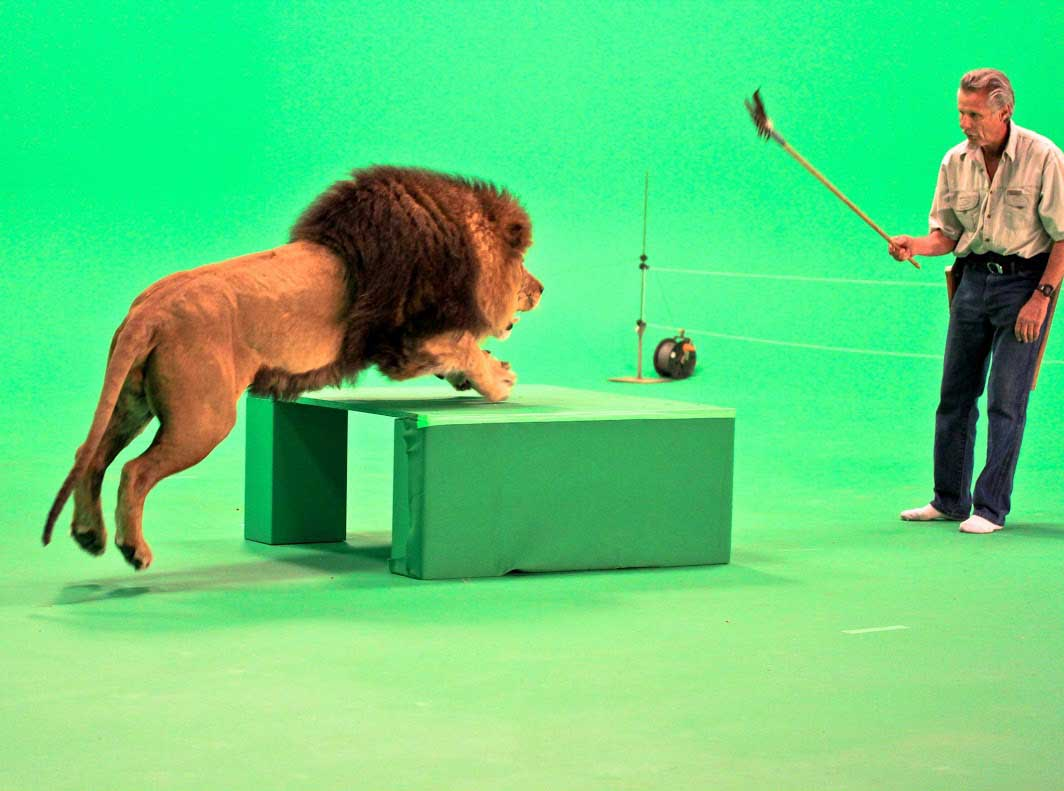
#> input picture 01/01/lion.jpg, 1064 x 791 px
$ jupyter execute --allow-errors Lab1.ipynb
#> lines starting #> are read from the running program, lines starting #| are printed output that depends on the picture; after the words box and inside, x2 and y2 are one past the last pixel; in counts of white or black regions, pixels touching at a corner belong together
[cell 1]
import cv2
import numpy as np
import matplotlib.pyplot as plt

[cell 2]
def read_rgb_image(path):
#> called with path = 'lion.jpg'
    image = cv2.imread(path, cv2.IMREAD_COLOR)
#> image is the input picture: shape (791, 1064, 3); mean B, G, R 122.9, 209.5, 96.9
    return cv2.cvtColor(image, cv2.COLOR_BGR2RGB)

I = read_rgb_image("lion.jpg")
J = read_rgb_image("lionHSV.jpg")
#> call 2 of read_rgb_image, with path = 'lionHSV.jpg'
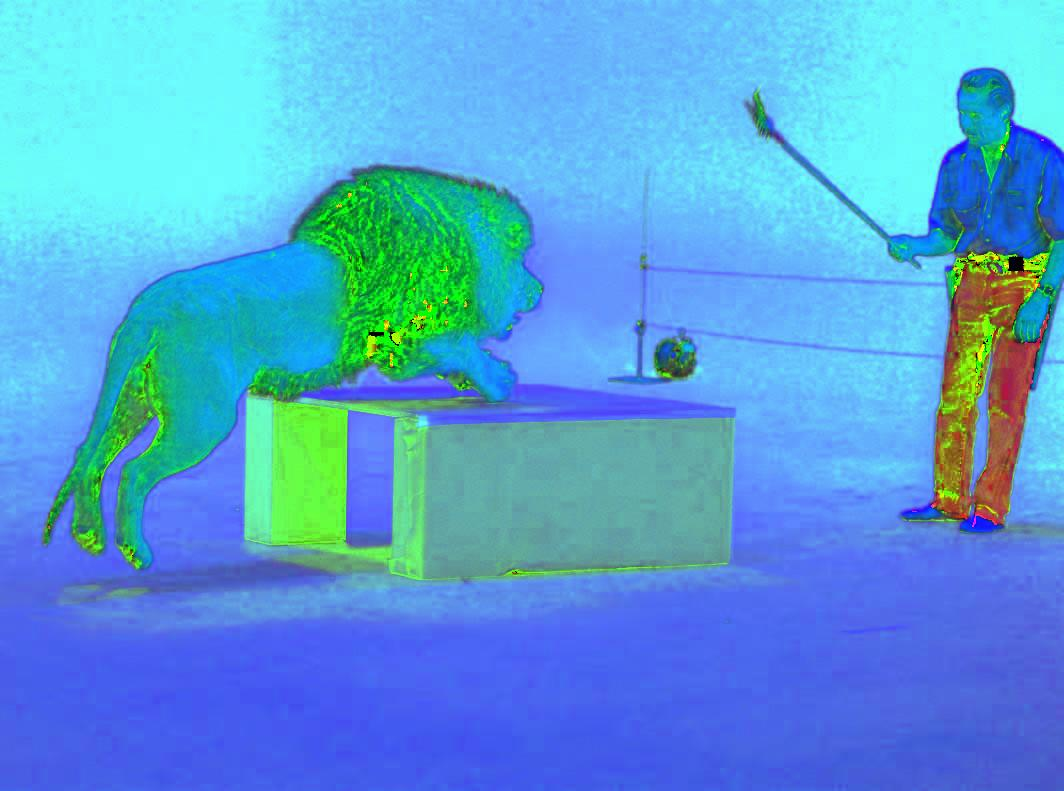
#> input picture 01/01/lionHSV.jpg, 1064 x 791 px
#> in read_rgb_image, image is the input picture: shape (791, 1064, 3); mean B, G, R 215.8, 159.6, 84.7
fig, (ax1, ax2) = plt.subplots(1, 2)
ax1.imshow(I)
ax2.imshow(J)
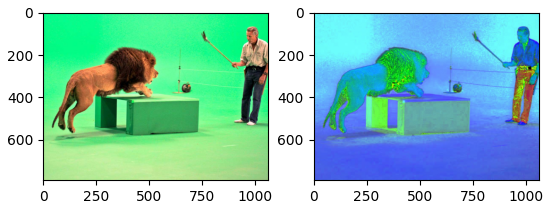
#> figure drawn by matplotlib, 2 panels

[cell 3]
B = J[:, :, 0].astype('float64') / 255.
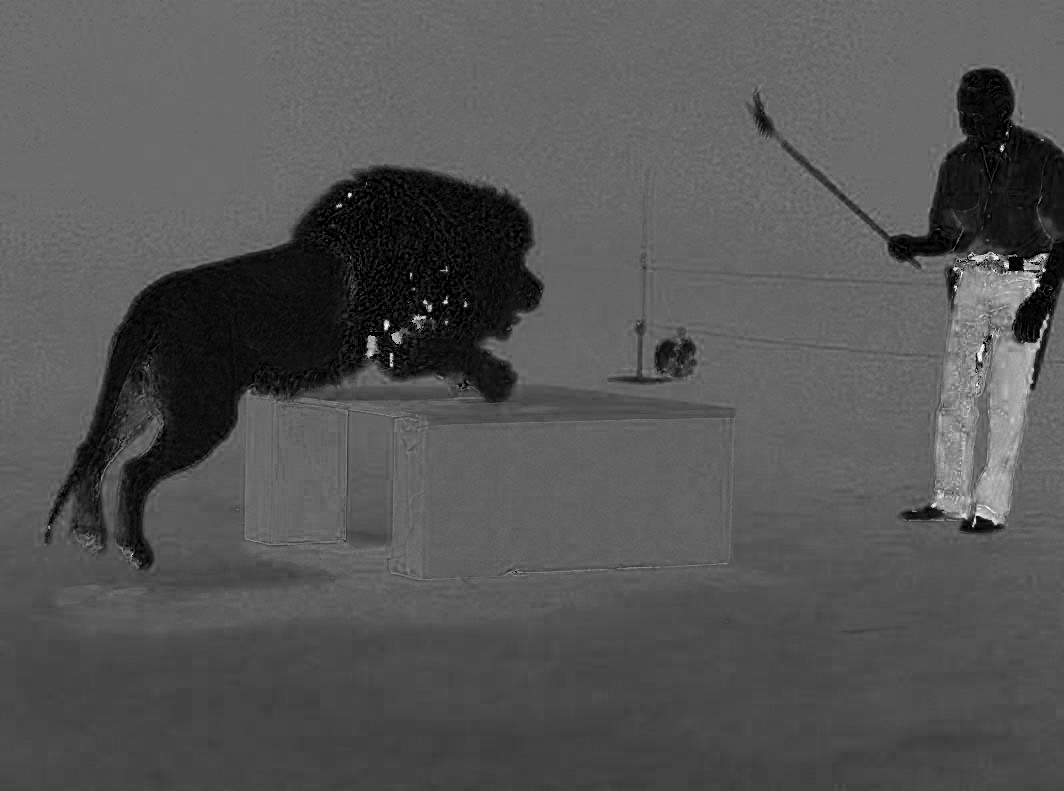
#> B: shape (791, 1064) float64; min 0, max 1, mean 0.332
ones = np.logical_and(B > 0.22, B < 0.45)
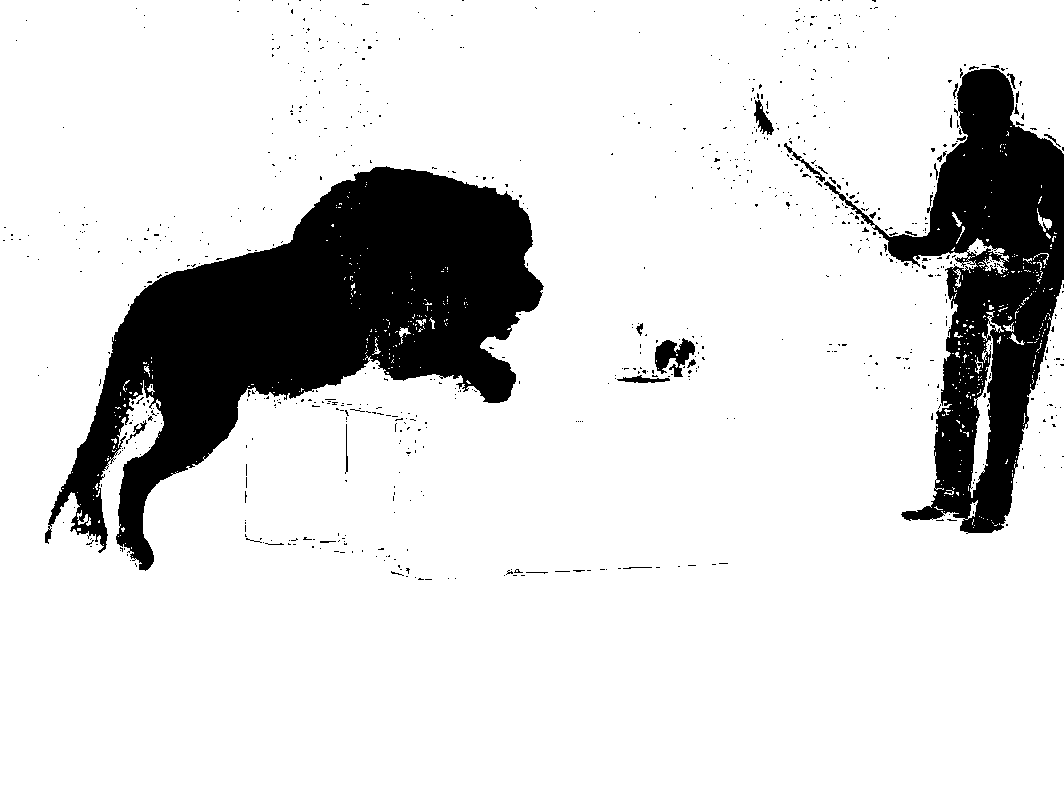
#> ones: shape (791, 1064) bool; 85% white; 800 black regions (773 under 20 px), largest, box (x1, y1, x2, y2) and area: (45, 166, 544, 571) 80277, (824, 69, 1064, 534) 41156, (655, 338, 695, 377) 869
B[B <= 0.22] = 0
B[B >= 0.45] = 0
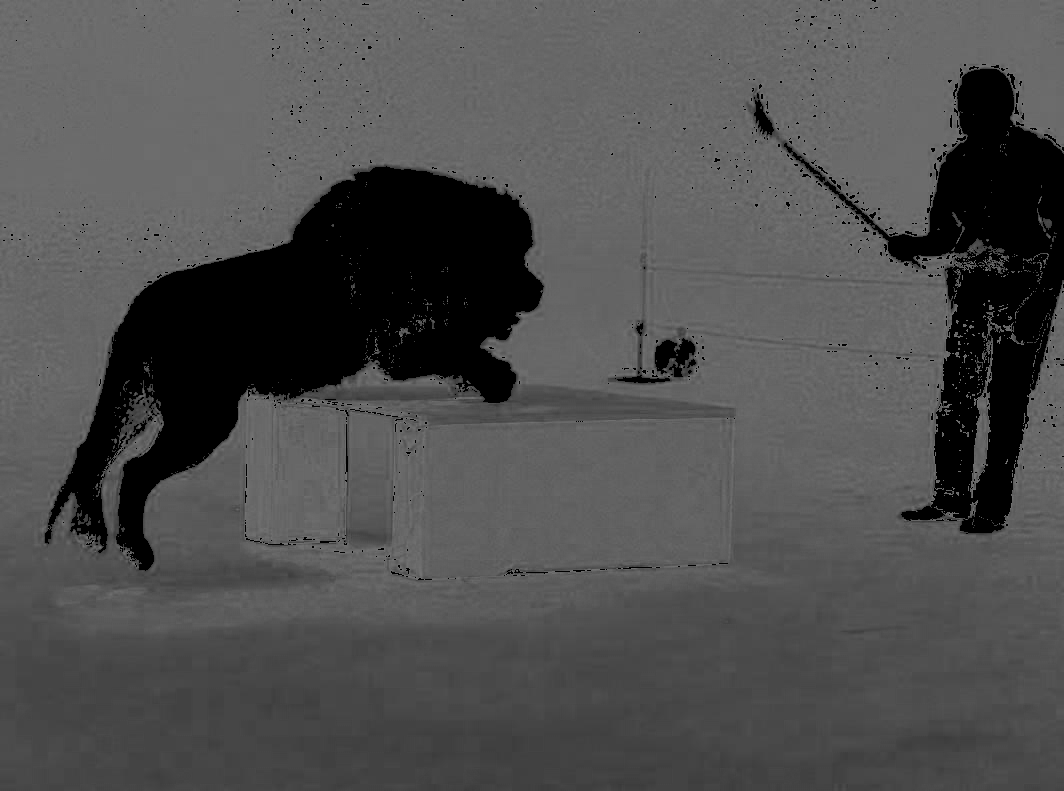
#> B: shape (791, 1064) float64; min 0, max 0.447, mean 0.308
B[ones] = 1
plt.imshow(B)
